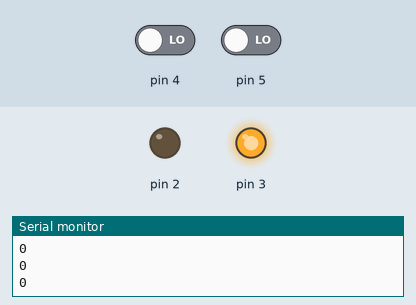
Recording of a sketch running on a simulated Arduino Uno, built with avr-gcc and run on an emulated ATmega328P. Parts: output pins drawn as LEDs (lit = HIGH), the last lines printed to the serial monitor. The test bench sets the inputs (shaded band); at power-on: pin 5 LOW, pin 4 LOW.

Above: at 1.2 s.
1.3 s: pin 5 driven HIGH
At 2.0 s:
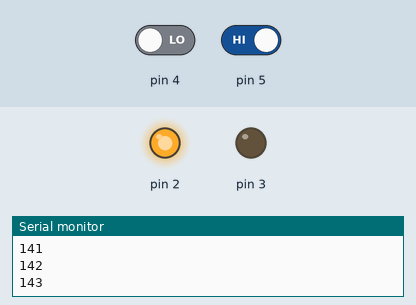
Timing chart, 0 to 4.3 s (numbered marks = the images above; inputs shaded):
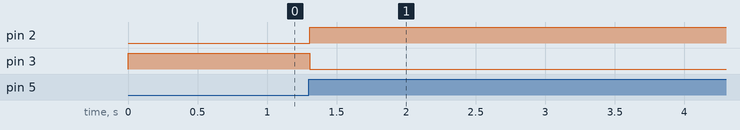

The sketch:

trafficLight.ino
```cpp
bool light = false;
int horiTime = 0;
int vertTime = 0;

void setup()
{
  Serial.begin(9600);
  pinMode(2, OUTPUT);
  pinMode(3, OUTPUT);
  pinMode(4, INPUT);
  pinMode(5, INPUT);
  pinMode(6, INPUT);
  pinMode(7, INPUT);
}

void loop()
{
  if(digitalRead(4))
  {
    vertTime++;
  }
  else
  {
    vertTime -= 5;
    if(vertTime < 0)
    {
      vertTime = 0;
    }
  }

  if(digitalRead(5))
  {
    horiTime++;
  }
  else
  {
    horiTime -= 5;
    if(horiTime < 0)
    {
      horiTime = 0;
    }
  }

  Serial.println(horiTime);
  //Serial.println(vertTime);

  if(vertTime < horiTime)
  {
    light = true;
  }
  if(horiTime < vertTime)
  {
    light = false;
  }

  if (light) {
    digitalWrite(2, HIGH);
    digitalWrite(3, LOW);
  } else {
    digitalWrite(2, LOW);
    digitalWrite(3, HIGH);
  }
}
```

Measured:
- after the input at 1.3 s, pin 2: LOW → HIGH at once; pin 3: HIGH → LOW at once
